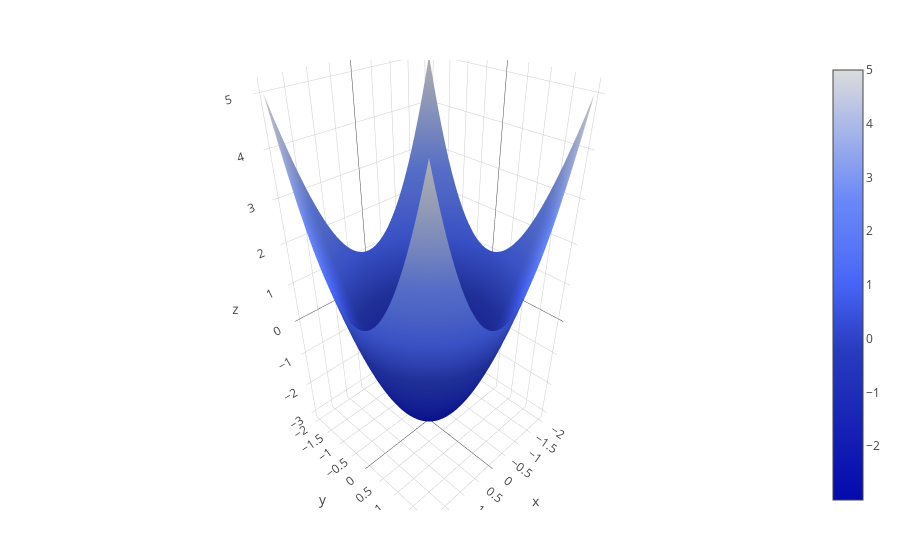

Notebook cell for this chart:
### Code cell
using PlotlyJS
xrange = linspace(-2, 2, 100)
yrange = linspace(-2, 2, 100)
nx = length(xrange)
ny = length(yrange)
xgrid = repmat(xrange',ny,1)
ygrid = repmat(yrange,1,nx)
data_f = zeros(nx,ny)
data_radial = zeros(nx,ny)
for i in 1:nx
    for j in 1:ny
        data_f[i,j] = twoDimensionalQuadratic([xrange[i] ; yrange[j]])
        data_radial[i,j] = gamma_twoDimensionalQuadratic([xrange[i] ; yrange[j]])
    end
end
trace1 = surface(x=xrange, y=yrange, z=data_f, colorscale="Blues")
traceRef =scatter3d(;x=[0], y=[0], z=[0], mode="markers", name= "Reference", marker_size=5)
trace2 = surface(x=xrange, y=yrange, z=data_radial, colorscale="Oranges")
PlotlyJS.plot([trace1, traceRef])

### Figure 1 — Plotly figure (JSON) as saved in the notebook; plotly's stock layout.template omitted (floating-point values rounded to 4 significant figures; data arrays with more than 128 entries replaced by an {"elided": "..."} marker saying what was removed)
{"data": [{"y": [-2.0, -1.96, -1.919, -1.879, -1.838, -1.798, -1.758, -1.717, -1.677, -1.636, -1.596, -1.556, -1.515, -1.475, -1.434, -1.394, -1.354, -1.313, -1.273, -1.232, -1.192, -1.152, -1.111, -1.071, -1.03, -0.9899, -0.9495, -0.9091, -0.8687, -0.8283, -0.7879, -0.7475, -0.7071, -0.6667, -0.6263, -0.5859, -0.5455, -0.5051, -0.4646, -0.4242, -0.3838, -0.3434, -0.303, -0.2626, -0.2222, -0.1818, -0.1414, -0.101, -0.06061, -0.0202, 0.0202, 0.06061, 0.101, 0.1414, 0.1818, 0.2222, 0.2626, 0.303, 0.3434, 0.3838, 0.4242, 0.4646, 0.5051, 0.5455, 0.5859, 0.6263, 0.6667, 0.7071, 0.7475, 0.7879, 0.8283, 0.8687, 0.9091, 0.9495, 0.9899, 1.03, 1.071, 1.111, 1.152, 1.192, 1.232, 1.273, 1.313, 1.354, 1.394, 1.434, 1.475, 1.515, 1.556, 1.596, 1.636, 1.677, 1.717, 1.758, 1.798, 1.838, 1.879, 1.919, 1.96, 2.0], "colorscale": "Blues", "type": "surface", "z": {"elided": "100x100 float values"}, "x": [-2.0, -1.96, -1.919, -1.879, -1.838, -1.798, -1.758, -1.717, -1.677, -1.636, -1.596, -1.556, -1.515, -1.475, -1.434, -1.394, -1.354, -1.313, -1.273, -1.232, -1.192, -1.152, -1.111, -1.071, -1.03, -0.9899, -0.9495, -0.9091, -0.8687, -0.8283, -0.7879, -0.7475, -0.7071, -0.6667, -0.6263, -0.5859, -0.5455, -0.5051, -0.4646, -0.4242, -0.3838, -0.3434, -0.303, -0.2626, -0.2222, -0.1818, -0.1414, -0.101, -0.06061, -0.0202, 0.0202, 0.06061, 0.101, 0.1414, 0.1818, 0.2222, 0.2626, 0.303, 0.3434, 0.3838, 0.4242, 0.4646, 0.5051, 0.5455, 0.5859, 0.6263, 0.6667, 0.7071, 0.7475, 0.7879, 0.8283, 0.8687, 0.9091, 0.9495, 0.9899, 1.03, 1.071, 1.111, 1.152, 1.192, 1.232, 1.273, 1.313, 1.354, 1.394, 1.434, 1.475, 1.515, 1.556, 1.596, 1.636, 1.677, 1.717, 1.758, 1.798, 1.838, 1.879, 1.919, 1.96, 2.0]}, {"y": [0], "name": "Reference", "type": "scatter3d", "z": [0], "x": [0], "mode": "markers", "marker": {"size": 5}}], "layout": {"margin": {"r": 50, "l": 50, "b": 50, "t": 60}}}
